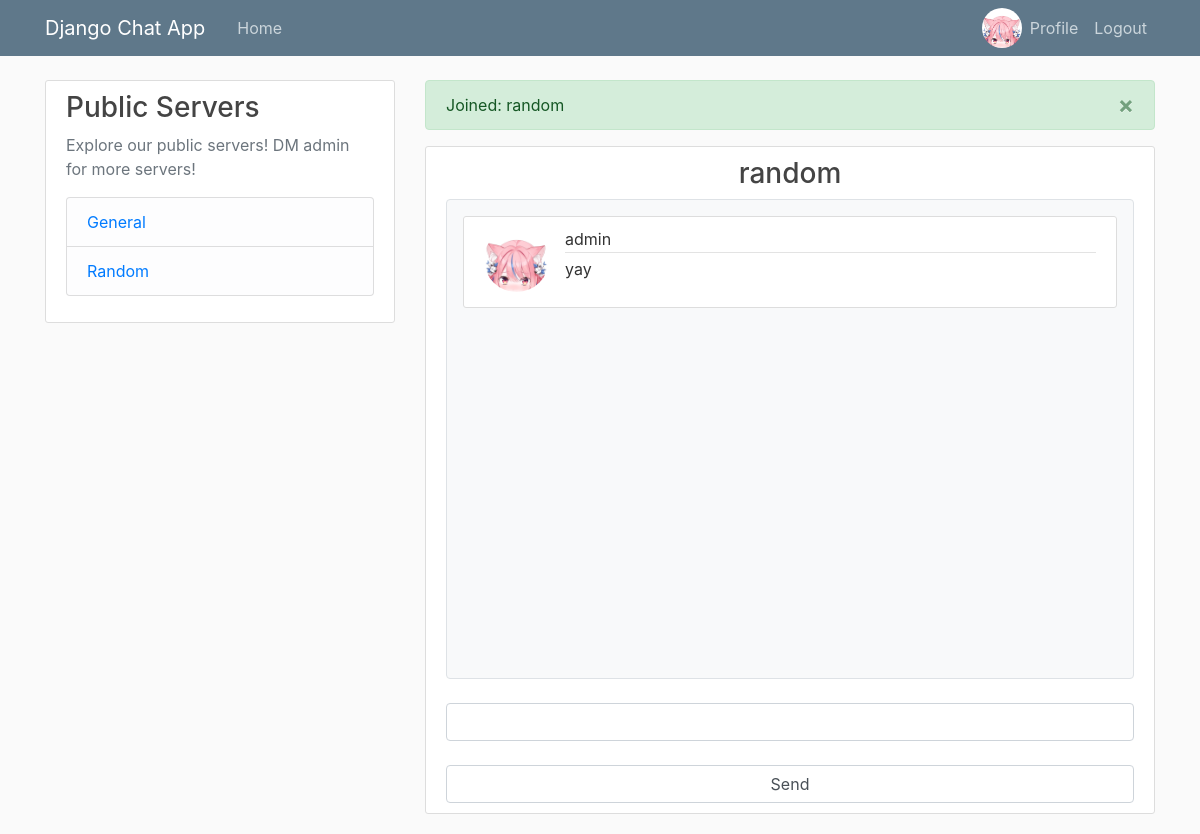
The app's page /random/ (signed in) with its own data.
### users/models.py (models this page shows, shortened)
class Profile(models.Model):
    user = models.OneToOneField(User, on_delete=models.CASCADE)
    image = models.ImageField(default="default.jpg", upload_to='profile_pics')

### chat/models.py (models this page shows, shortened)
class Room(models.Model):
    name = models.CharField(max_length=50)
    slug = models.CharField(max_length=50, unique=True)

class Message(models.Model):
    username = models.CharField(max_length=50)
    room = models.CharField(max_length=50)
    message_content = models.TextField()
    date_added = models.DateTimeField(auto_now_add=True)
    profile_pic = models.ImageField()
    class Meta:
        ordering = ('date_added', )

### chat/views.py (the view)
# urls.py: path('<str:room_name>/', chat_views.chat_room, name='chat-room'),
@login_required
def chat_room(request, room_name):
    db_messages = Message.objects.filter(room=room_name)[:]
    messages.success(request, f"Joined: {room_name}")
    return render(request, 'chat/chatroom.html', {
        'room_name': room_name,
        'title': room_name,
        'db_messages': db_messages,
    })

### chat/context_processors.py (called while the page is built)
def public_rooms(request):
    rooms = Room.objects.all()
    return {'rooms': rooms}

### chat/templates/chat/chatroom.html (shortened to what this page needs)
{% extends "chat/base.html" %} {% load crispy_forms_tags %} {% block content %}
<div class="content-section">
    <h3 class="text-center">{{room_name}}</h3>
    <div id="chat-log-container"
        class="container bg-light p-3 rounded-sm border rounded overflow-auto"
        style="height: 480px; overflow-y:auto">
        <div id="chat-log">
            {% if db_messages %}
            {% for m in db_messages %}
            <div class="media content-section">
                <img class="rounded-circle article-img" src="{{m.profile_pic}}" />
                <div class="media-body">
                    <div class="article-metadata">
                        <span class="mr-2"> {{m.username}}  </span>
                    </div>
                    <p class="article-content">  {{m.message_content}}  </p>
                </div>
            </div>
            {% endfor %}
            {% endif %}
        </div>
    </div>
    <br />
    <input
        class="form-control"
        id="chat-message-input"
        type="text"
        size="100"
        /><br />
    <input
        class="form-control"
        id="chat-message-submit"
        type="button"
        value="Send"
        />
</div>
{% endblock content %}

### chat/templates/chat/base.html (shortened to what this page needs)
{% load static %}
<!DOCTYPE html>
<html>
<head>
    <link rel="stylesheet" href="https://maxcdn.bootstrapcdn.com/bootstrap/4.0.0/css/bootstrap.min.css">
    <link rel="stylesheet" type="text/css" href="{% static 'chat/main.css' %}">
</head>
<body>
    <header class="site-header">
      <nav class="navbar navbar-expand-md navbar-dark bg-steel fixed-top">
        <div class="container">
          <a class="navbar-brand mr-4" href="{% url 'chat-home' %}">Django Chat App</a>
          <div class="collapse navbar-collapse" id="navbarToggle">
            <div class="navbar-nav mr-auto">
              <a class="nav-item nav-link" href="{% url 'chat-home' %}">Home</a>
            </div>
            <div class="navbar-nav">
              {% if user.is_authenticated %}
              <img width="50px" class="rounded-circle" style="max-height: 40px; max-width: 40px;" src="{{user.profile.image.url}}">
                <a class="nav-item nav-link" href="{% url 'profile' %}"> Profile</a>
                <a class="nav-item nav-link" href="{% url 'logout' %}">Logout</a>
              {% else %}
                <a class="nav-item nav-link" href="{% url 'login' %}">Login</a>
                <a class="nav-item nav-link" href="{% url 'register' %}">Register</a>
              {% endif %}
            </div>
          </div>
        </div>
      </nav>
    </header>
    <main role="main" class="container">
      <div class="row">
        <div class="col-md-4">
          <div class="content-section">
            <h3>Public Servers</h3>
            <p class='text-muted'>Explore our public servers! DM admin for more servers!
              <ul class="list-group">
                {% if rooms is None %}
                <li class="list-group-item list-group-item-light"> No public servers available ATM </li>
                {% else %}
                {% for room in rooms %}
                <li class="list-group-item list-group-item-light">
                    <a href="{% url 'chat-room' room.slug %}">
                        {{room.name}}
                    </a>
                </li>
                {% endfor %}
                {% endif %}
              </ul>
            </p>
          </div>
        </div>
        <div class="col-md-8">
          {% if messages %}
            {% for message in messages %}
                <div class="alert alert-{{ message.tags }} alert-dismissible fade show" role="alert">
                {{ message }}
                <button type="button" class="close" data-dismiss="alert" aria-label="Close">
                    <span aria-hidden="true">&times;</span>
                </button>
                </div>
            {% endfor %}
          {% endif %}
          {% block content %}{% endblock %}
        </div>
      </div>
    </main>
</body>
</html>

### chat/static/chat/main.css (style rules this page uses)
body { background: #fafafa; color: #333333; margin-top: 5rem; }
h1, h2, h3, h4, h5, h6 { color: #444444; }
ul { margin: 0; }
.bg-steel { background-color: #5f788a; }
.site-header .navbar-nav .nav-link { color: #cbd5db; }
.content-section { background: #ffffff; padding: 10px 20px; border: 1px solid #dddddd; border-radius: 3px; margin-bottom: 20px; }
.article-content { white-space: pre-line; }
.article-img { height: 65px; width: 65px; margin-right: 16px; }
.article-metadata { padding-bottom: 1px; margin-bottom: 4px; border-bottom: 1px solid #e3e3e3 }

### records on screen
Room: name "General"
Room: name "Random"
Message: profile_pic (picture), username "admin", message_content "yay"

### other values on screen
{{ message }} "Joined: random"
{{ room_name }} "random"
